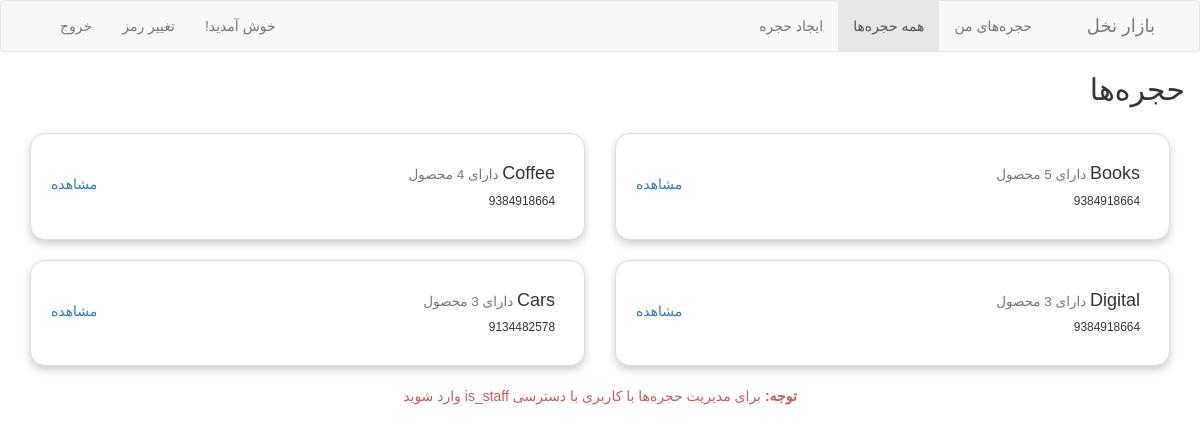
The page /markets/all/ on the database its author committed.
### market/models.py (models this page shows, shortened)
class Market(models.Model):
    class Meta:
        verbose_name = _('حجره')
        verbose_name_plural = _('حجره‌ها')
    name = models.SlugField(max_length=100, verbose_name=_('نام'), unique=True)
    user = models.ForeignKey(User, on_delete=models.SET_NULL,
                             null=True, verbose_name=_('کاربر'), related_name='markets')
    status = models.CharField(max_length=8, choices=Status.choices,
                              default=Status.ACTIVE, verbose_name=_('وضعیت'))
    objects = models.Manager()
    markets = MarketManager()

### market/views.py (the view)
# urls.py: path('all/', all_markets, name='all_markets'),
def all_markets(requset):
    active_markets = Market.markets.active()
    closed_markets = Market.markets.deactive()
    data = {
        'active_markets': active_markets,
        'closed_markets': closed_markets,
    }
    return render(requset, ALL_MARKETS_TEMPLATE, data)

### market/models.py (called while the page is built)
    def active(self):
        return Market.objects.filter(status=Status.ACTIVE)

    def deactive(self):
        return Market.objects.filter(status=Status.DEACTIVE)

### market/templates/all_markets.html (shortened to what this page needs)
{% load static %}
<!DOCTYPE html>
<html lang="fa" dir="rtl">
<head>
    <link rel="stylesheet" href="{% static 'bootstrap.min.css' %}" type="text/css">
    <link rel="stylesheet" href="{% static 'style.css' %}" type="text/css">
</head>
<body>
    {% include 'header.html' %}
    <div class="container">
        <div class="row">
            <div class="col-xl-12">
                <h2>حجره‌ها</h2>
                <br>
                {% for market in active_markets %}
                <div class="col-md-6 pull-right">
                    <div class="thumbnail">
                        <div class="caption pull-right">
                            <h4>{{market.name}}<small> دارای {{market.products.all|length}} محصول</small></h4>
                            <small>{{market.user.username}}</small>
                        </div>
                        <div class="pull-left action">
                            <a href="{% url 'view_market' market.name %}">مشاهده</a>
                        </div>
                    </div>
                </div>
                {% endfor %}
            </div>
        </div>
    <div class="row">
        <div class="col-md-12 text-center" style="color: indianred">
            <p><strong>توجه: </strong>برای مدیریت حجره‌ها با کاربری با دسترسی is_staff وارد شوید</p>
        </div>
    </div>
    </div>
</body>

### accounts/static/style.css (style rules this page uses)
body { font-family: IRANSans, sans-serif, tahoma; direction: rtl; margin: 0; padding: 0; background: #fff; height: 100%; text-align: right; overflow-x: hidden!important; }
.h1, .h2, .h3, .h4, .h5, .h6, h1, h2, h3, h4, h5, h6 { margin-bottom: .5rem; font-weight: 500; line-height: 1.2; margin-top: 0; }
.thumbnail { box-shadow: 0 4px 8px 0 rgba(0, 0, 0, 0.2); transition: 0.3s; min-width: 40%; padding: 20px; border-radius: 15px; }
.thumbnail .action { padding-top: 20px }

### rows shown on the page
Market: name "Books", user.username "9384918664"
Market: name "Coffee", user.username "9384918664"
Market: name "Digital", user.username "9384918664"
Market: name "Cars", user.username "9134482578"
